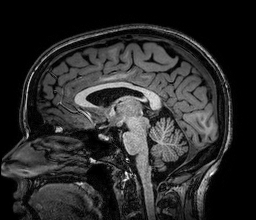
#> input picture sheet1/brain.png, 256 x 220 px
$ python exercise_1_anirban.py
#> lines starting #> are read from the running program, lines starting #| are printed output that depends on the picture; after the words box and inside, x2 and y2 are one past the last pixel; in counts of white or black regions, pixels touching at a corner belong together
#!/usr/bin/env python3
# -*- coding: utf-8 -*-
"""
Created on Mon Nov  9 00:01:50 2020

@author: anirban

annotations and test: paul
"""

import numpy as np
import matplotlib.pyplot as plt
import cv2 as cv

img = cv.imread("brain.png")
#> img is the input picture: shape (220, 256, 3); min 0, max 255, mean 42.5

#a)

ret, binary_img = cv.threshold(img, 100, 255, cv.THRESH_BINARY)
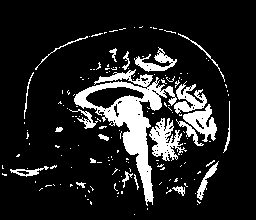
#> binary_img: shape (220, 256, 3); 13.7% white; 164 white regions (142 under 20 px), largest, box (x1, y1, x2, y2) and area: (74, 69, 177, 206) 3516, (149, 118, 187, 161) 777, (183, 104, 217, 142) 577
cv.imwrite("brain_bin.png", binary_img)
print(ret)
plt.imshow(binary_img, cmap='gray')
plt.show()


#2)
gradient = np.linspace(0, 1, num=255)
image = np.tile(gradient, (100, 1))
print(image)
# not working as original no color image (255x100x3 array)
# but just an 255x100 array or sth.
#image = cv.cvtColor(image, cv.COLOR_BGR2GRAY)
plt.imshow(image, cmap='gray')
plt.savefig("gradient.png")
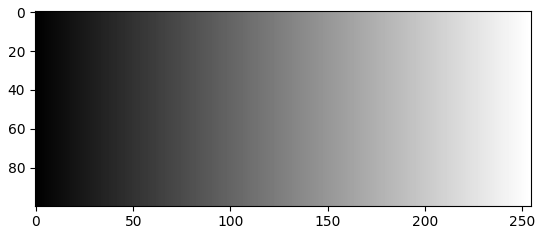
#> figure drawn by matplotlib, 1 panel
plt.show()
cv.imwrite("gradient_test.png", image)
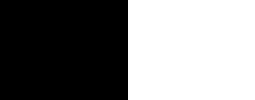
#> saved as gradient_test.png: shape (100, 255); values 0 (black) and 1 (white), 49.8% white; 1 white region, box (x1, y1, x2, y2) and area: (128, 0, 255, 100) 12700
